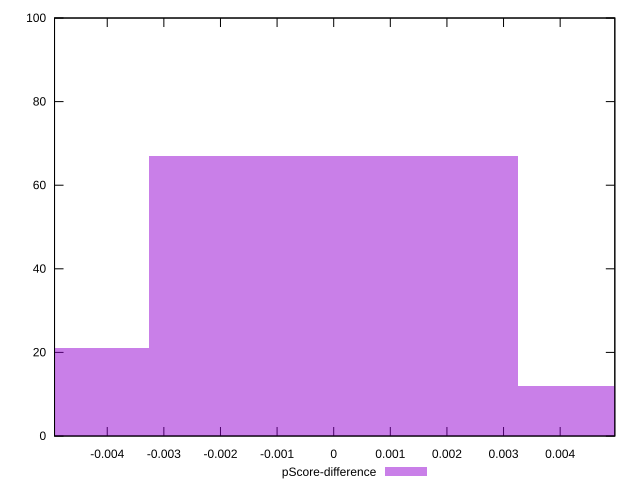

This chart was generated by the following gnuplot code:
reset

$pScoreDifference <<EOF
0 67
-0.006520866197904323 21
0.006520866197904323 12
EOF

set key outside below
set boxwidth 0.006520866197904323
set xrange [-0.004931016039497846:0.0049655318718396235]
set yrange [0:100]
set trange [0:100]
set style fill transparent solid 0.5 noborder
set terminal svg size 640, 490 enhanced background rgb 'white'
set output "report_00017_2021-02-10T15-08-03.406Z/max-potential-fid/samples/pages/pScore-difference/histogram.svg"

plot $pScoreDifference title "pScore-difference" with boxes

reset
